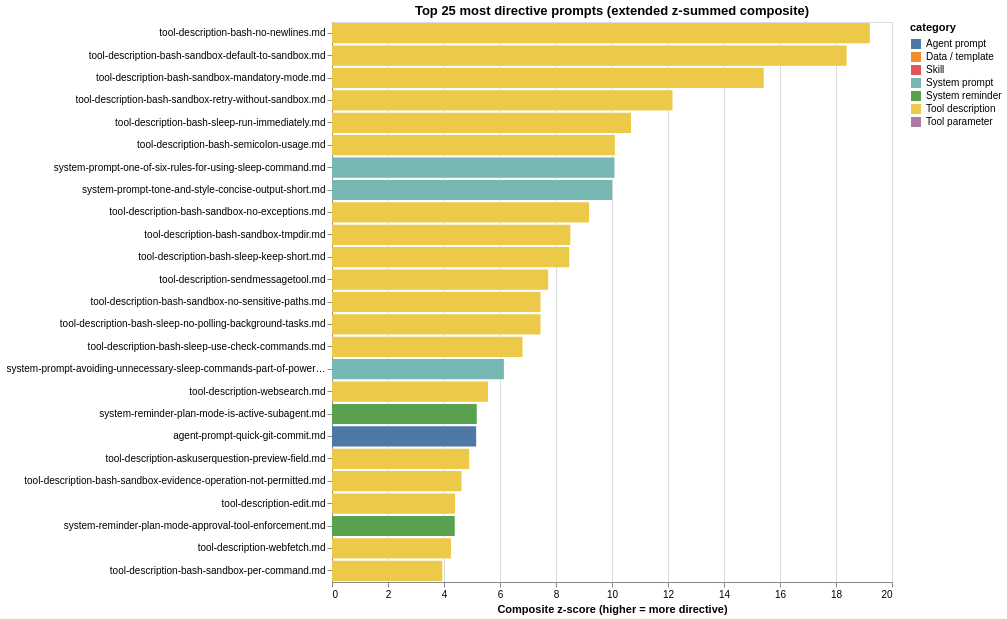

Notebook code cell kept with this figure:
### Markdown cell above
### Top-25 most directive prompts

The composite **directiveness z-score** sums eight z-scored signals:
- **Adds** (emphatic features): `mood_marker_pct`, `hard_prohibitions_pct`, `caps_imp_pct`, `directive_sent_pct`, `configuring_sent_pct`.
- **Subtracts** (softening features): `collaborative_sent_pct`, `permissive_sent_pct`, `appreciative_sent_pct`.

Reads on a relative scale: a file at z = +5 is "five standard deviations more directive than the corpus average"; a file at z = −3 is "three standard deviations *less* directive". A negative score is **not** "below zero in any literal sense" — it's just relatively soft, not bad.

Range observed in this corpus: **−6.13 to +18.94**. The bash-sandbox tool descriptions are the cluster at the top.

### Code cell
"""Top-25 most directive files by extended composite z-score.

Updated formula adds the new sentence_register signals:
  + directive_sent_pct      (raises authority)
  + configuring_sent_pct    (raises authority)
  - collaborative_sent_pct  (softens — interpersonal)
  - permissive_sent_pct     (softens — reader-agency / "you can")
  - appreciative_sent_pct   (softens — gratitude / praise)
"""

def zscore(s):
    s = s.astype(float)
    return (s - s.mean()) / (s.std(ddof=0) or 1.0)

alt_df["directiveness"] = (
    zscore(alt_df["mood_marker_pct"])
    + zscore(alt_df["hard_prohibitions_pct"])
    + zscore(alt_df["caps_imp_pct"])
    + zscore(alt_df["directive_sent_pct"])
    + zscore(alt_df["configuring_sent_pct"])
    - zscore(alt_df["collaborative_sent_pct"])
    - zscore(alt_df["permissive_sent_pct"])
    - zscore(alt_df["appreciative_sent_pct"])
)

top25 = (alt_df.nlargest(25, "directiveness")
              [["path", "category", "n_tokens", "directiveness",
                "mood_marker_pct", "hard_prohibitions_pct",
                "caps_imp_pct",
                "directive_sent_pct", "configuring_sent_pct",
                "collaborative_sent_pct", "permissive_sent_pct",
                "appreciative_sent_pct",
                "just_ratio"]]
              .reset_index(drop=True))

print(f"composite directiveness range: "
      f"{alt_df['directiveness'].min():.2f}  ↔  {alt_df['directiveness'].max():.2f}")
display(top25.style.background_gradient(subset=["directiveness"], cmap="Reds")
                   .format({"directiveness": "{:.2f}",
                            "mood_marker_pct": "{:.2f}",
                            "hard_prohibitions_pct": "{:.2f}",
                            "caps_imp_pct": "{:.2f}",
                            "directive_sent_pct": "{:.1f}",
                            "configuring_sent_pct": "{:.1f}",
                            "collaborative_sent_pct": "{:.1f}",
                            "permissive_sent_pct": "{:.1f}",
                            "appreciative_sent_pct": "{:.1f}",
                            "just_ratio": "{:.2f}"}))

top25_chart = (
    alt.Chart(top25)
    .mark_bar()
    .encode(
        x=alt.X("directiveness:Q", title="Composite z-score (higher = more directive)"),
        y=alt.Y("path:N", sort="-x", title=None,
                axis=alt.Axis(labelLimit=320)),
        color=alt.Color("category:N",
                         scale=alt.Scale(domain=_cat_domain, range=_cat_range)),
        tooltip=[
            alt.Tooltip("path:N"),
            alt.Tooltip("category:N"),
            alt.Tooltip("n_tokens:Q", format=","),
            alt.Tooltip("directiveness:Q", format=".2f"),
            alt.Tooltip("mood_marker_pct:Q",
                         title="imperative markers %", format=".2f"),
            alt.Tooltip("hard_prohibitions_pct:Q",
                         title="hard prohibitions %", format=".2f"),
            alt.Tooltip("caps_imp_pct:Q",
                         title="CAPS imperative %", format=".2f"),
            alt.Tooltip("directive_sent_pct:Q",
                         title="directive sent %", format=".1f"),
            alt.Tooltip("configuring_sent_pct:Q",
                         title="configuring sent %", format=".1f"),
            alt.Tooltip("collaborative_sent_pct:Q",
                         title="collab sent %", format=".1f"),
            alt.Tooltip("permissive_sent_pct:Q",
                         title="permissive sent %", format=".1f"),
            alt.Tooltip("just_ratio:Q", title="justification ratio", format=".2f"),
        ],
    )
    .properties(width=560, height=560,
                title="Top 25 most directive prompts (extended z-summed composite)")
)
top25_chart

### Figure 1 — Vega-Lite specification as saved in the notebook (floating-point values rounded to 4 significant figures)
{"config": {"view": {"continuousWidth": 300, "continuousHeight": 300}}, "data": {"name": "data-e0bbf477962315622115e840a8cbc9b6"}, "mark": {"type": "bar"}, "encoding": {"color": {"field": "category", "scale": {"domain": ["Agent prompt", "Data / template", "Skill", "System prompt", "System reminder", "Tool description", "Tool parameter"], "range": ["#4e79a7", "#f28e2c", "#e15759", "#76b7b2", "#59a14f", "#edc949", "#af7aa1"]}, "type": "nominal"}, "tooltip": [{"field": "path", "type": "nominal"}, {"field": "category", "type": "nominal"}, {"field": "n_tokens", "format": ",", "type": "quantitative"}, {"field": "directiveness", "format": ".2f", "type": "quantitative"}, {"field": "mood_marker_pct", "format": ".2f", "title": "imperative markers %", "type": "quantitative"}, {"field": "hard_prohibitions_pct", "format": ".2f", "title": "hard prohibitions %", "type": "quantitative"}, {"field": "caps_imp_pct", "format": ".2f", "title": "CAPS imperative %", "type": "quantitative"}, {"field": "directive_sent_pct", "format": ".1f", "title": "directive sent %", "type": "quantitative"}, {"field": "configuring_sent_pct", "format": ".1f", "title": "configuring sent %", "type": "quantitative"}, {"field": "collaborative_sent_pct", "format": ".1f", "title": "collab sent %", "type": "quantitative"}, {"field": "permissive_sent_pct", "format": ".1f", "title": "permissive sent %", "type": "quantitative"}, {"field": "just_ratio", "format": ".2f", "title": "justification ratio", "type": "quantitative"}], "x": {"field": "directiveness", "title": "Composite z-score (higher = more directive)", "type": "quantitative"}, "y": {"axis": {"labelLimit": 320}, "field": "path", "sort": "-x", "title": null, "type": "nominal"}}, "height": 560, "title": "Top 25 most directive prompts (extended z-summed composite)", "width": 560, "$schema": "https://vega.github.io/schema/vega-lite/v6.4.1.json", "datasets": {"data-e0bbf477962315622115e840a8cbc9b6": [{"path": "tool-description-bash-no-newlines.md", "category": "Tool description", "n_tokens": 16, "directiveness": 19.21, "mood_marker_pct": 6.25, "hard_prohibitions_pct": 6.25, "caps_imp_pct": 6.25, "directive_sent_pct": 100.0, "configuring_sent_pct": 0.0, "collaborative_sent_pct": 0.0, "permissive_sent_pct": 0.0, "appreciative_sent_pct": 0.0, "just_ratio": 0.0}, {"path": "tool-description-bash-sandbox-default-to-sandbox.md", "category": "Tool description", "n_tokens": 18, "directiveness": 18.38, "mood_marker_pct": 16.67, "hard_prohibitions_pct": 5.556, "caps_imp_pct": 0.0, "directive_sent_pct": 100.0, "configuring_sent_pct": 50.0, "collaborative_sent_pct": 0.0, "permissive_sent_pct": 0.0, "appreciative_sent_pct": 0.0, "just_ratio": 0.0}, {"path": "tool-description-bash-sandbox-mandatory-mode.md", "category": "Tool description", "n_tokens": 15, "directiveness": 15.42, "mood_marker_pct": 6.667, "hard_prohibitions_pct": 0.0, "caps_imp_pct": 6.667, "directive_sent_pct": 100.0, "configuring_sent_pct": 0.0, "collaborative_sent_pct": 0.0, "permissive_sent_pct": 0.0, "appreciative_sent_pct": 0.0, "just_ratio": 0.0}, {"path": "tool-description-bash-sandbox-retry-without-sandbox.md", "category": "Tool description", "n_tokens": 12, "directiveness": 12.16, "mood_marker_pct": 8.333, "hard_prohibitions_pct": 8.333, "caps_imp_pct": 0.0, "directive_sent_pct": 100.0, "configuring_sent_pct": 0.0, "collaborative_sent_pct": 0.0, "permissive_sent_pct": 0.0, "appreciative_sent_pct": 0.0, "just_ratio": 0.0}, {"path": "tool-description-bash-sleep-run-immediately.md", "category": "Tool description", "n_tokens": 14, "directiveness": 10.68, "mood_marker_pct": 7.143, "hard_prohibitions_pct": 7.143, "caps_imp_pct": 0.0, "directive_sent_pct": 100.0, "configuring_sent_pct": 0.0, "collaborative_sent_pct": 0.0, "permissive_sent_pct": 0.0, "appreciative_sent_pct": 0.0, "just_ratio": 0.0}, {"path": "tool-description-bash-semicolon-usage.md", "category": "Tool description", "n_tokens": 21, "directiveness": 10.1, "mood_marker_pct": 9.524, "hard_prohibitions_pct": 4.762, "caps_imp_pct": 0.0, "directive_sent_pct": 100.0, "configuring_sent_pct": 0.0, "collaborative_sent_pct": 0.0, "permissive_sent_pct": 0.0, "appreciative_sent_pct": 0.0, "just_ratio": 0.0}, {"path": "system-prompt-one-of-six-rules-for-using-sleep-command.md", "category": "System prompt", "n_tokens": 15, "directiveness": 10.09, "mood_marker_pct": 6.667, "hard_prohibitions_pct": 6.667, "caps_imp_pct": 0.0, "directive_sent_pct": 100.0, "configuring_sent_pct": 0.0, "collaborative_sent_pct": 0.0, "permissive_sent_pct": 0.0, "appreciative_sent_pct": 0.0, "just_ratio": 0.0}, {"path": "system-prompt-tone-and-style-concise-output-short.md", "category": "System prompt", "n_tokens": 8, "directiveness": 10.01, "mood_marker_pct": 0.0, "hard_prohibitions_pct": 0.0, "caps_imp_pct": 0.0, "directive_sent_pct": 100.0, "configuring_sent_pct": 100.0, "collaborative_sent_pct": 0.0, "permissive_sent_pct": 0.0, "appreciative_sent_pct": 0.0, "just_ratio": 0.0}, {"path": "tool-description-bash-sandbox-no-exceptions.md", "category": "Tool description", "n_tokens": 11, "directiveness": 9.181, "mood_marker_pct": 9.091, "hard_prohibitions_pct": 9.091, "caps_imp_pct": 0.0, "directive_sent_pct": 0.0, "configuring_sent_pct": 0.0, "collaborative_sent_pct": 0.0, "permissive_sent_pct": 0.0, "appreciative_sent_pct": 0.0, "just_ratio": 0.0}, {"path": "tool-description-bash-sandbox-tmpdir.md", "category": "Tool description", "n_tokens": 33, "directiveness": 8.512, "mood_marker_pct": 6.061, "hard_prohibitions_pct": 3.03, "caps_imp_pct": 0.0, "directive_sent_pct": 66.67, "configuring_sent_pct": 33.33, "collaborative_sent_pct": 0.0, "permissive_sent_pct": 0.0, "appreciative_sent_pct": 0.0, "just_ratio": 0.0}, {"path": "tool-description-bash-sleep-keep-short.md", "category": "Tool description", "n_tokens": 15, "directiveness": 8.475, "mood_marker_pct": 13.33, "hard_prohibitions_pct": 0.0, "caps_imp_pct": 0.0, "directive_sent_pct": 100.0, "configuring_sent_pct": 0.0, "collaborative_sent_pct": 0.0, "permissive_sent_pct": 0.0, "appreciative_sent_pct": 0.0, "just_ratio": 0.333}, {"path": "tool-description-sendmessagetool.md", "category": "Tool description", "n_tokens": 149, "directiveness": 7.721, "mood_marker_pct": 4.698, "hard_prohibitions_pct": 3.356, "caps_imp_pct": 0.6711, "directive_sent_pct": 75.0, "configuring_sent_pct": 12.5, "collaborative_sent_pct": 0.0, "permissive_sent_pct": 0.0, "appreciative_sent_pct": 0.0, "just_ratio": 0.0}, {"path": "tool-description-bash-sandbox-no-sensitive-paths.md", "category": "Tool description", "n_tokens": 22, "directiveness": 7.447, "mood_marker_pct": 4.545, "hard_prohibitions_pct": 4.545, "caps_imp_pct": 0.0, "directive_sent_pct": 100.0, "configuring_sent_pct": 0.0, "collaborative_sent_pct": 0.0, "permissive_sent_pct": 0.0, "appreciative_sent_pct": 0.0, "just_ratio": 0.0}, {"path": "tool-description-bash-sleep-no-polling-background-tasks.md", "category": "Tool description", "n_tokens": 22, "directiveness": 7.447, "mood_marker_pct": 4.545, "hard_prohibitions_pct": 4.545, "caps_imp_pct": 0.0, "directive_sent_pct": 100.0, "configuring_sent_pct": 0.0, "collaborative_sent_pct": 0.0, "permissive_sent_pct": 0.0, "appreciative_sent_pct": 0.0, "just_ratio": 0.0}, {"path": "tool-description-bash-sleep-use-check-commands.md", "category": "Tool description", "n_tokens": 20, "directiveness": 6.804, "mood_marker_pct": 10.0, "hard_prohibitions_pct": 0.0, "caps_imp_pct": 0.0, "directive_sent_pct": 100.0, "configuring_sent_pct": 0.0, "collaborative_sent_pct": 0.0, "permissive_sent_pct": 0.0, "appreciative_sent_pct": 0.0, "just_ratio": 0.0}, {"path": "system-prompt-avoiding-unnecessary-sleep-commands-part-of-powershell-tool-description.md", "category": "System prompt", "n_tokens": 132, "directiveness": 6.139, "mood_marker_pct": 5.303, "hard_prohibitions_pct": 2.273, "caps_imp_pct": 0.0, "directive_sent_pct": 100.0, "configuring_sent_pct": 0.0, "collaborative_sent_pct": 0.0, "permissive_sent_pct": 0.0, "appreciative_sent_pct": 0.0, "just_ratio": 0.125}, {"path": "tool-description-websearch.md", "category": "Tool description", "n_tokens": 241, "directiveness": 5.571, "mood_marker_pct": 3.734, "hard_prohibitions_pct": 0.4149, "caps_imp_pct": 2.49, "directive_sent_pct": 42.86, "configuring_sent_pct": 0.0, "collaborative_sent_pct": 0.0, "permissive_sent_pct": 0.0, "appreciative_sent_pct": 0.0, "just_ratio": 0.0}, {"path": "system-reminder-plan-mode-is-active-subagent.md", "category": "System reminder", "n_tokens": 177, "directiveness": 5.169, "mood_marker_pct": 4.52, "hard_prohibitions_pct": 1.13, "caps_imp_pct": 1.13, "directive_sent_pct": 62.5, "configuring_sent_pct": 0.0, "collaborative_sent_pct": 0.0, "permissive_sent_pct": 0.0, "appreciative_sent_pct": 0.0, "just_ratio": 0.111}, {"path": "agent-prompt-quick-git-commit.md", "category": "Agent prompt", "n_tokens": 373, "directiveness": 5.149, "mood_marker_pct": 2.949, "hard_prohibitions_pct": 2.145, "caps_imp_pct": 1.341, "directive_sent_pct": 54.55, "configuring_sent_pct": 0.0, "collaborative_sent_pct": 0.0, "permissive_sent_pct": 0.0, "appreciative_sent_pct": 0.0, "just_ratio": 0.083}, {"path": "tool-description-askuserquestion-preview-field.md", "category": "Tool description", "n_tokens": 104, "directiveness": 4.901, "mood_marker_pct": 1.923, "hard_prohibitions_pct": 0.9615, "caps_imp_pct": 0.0, "directive_sent_pct": 66.67, "configuring_sent_pct": 33.33, "collaborative_sent_pct": 0.0, "permissive_sent_pct": 0.0, "appreciative_sent_pct": 0.0, "just_ratio": 0.0}, {"path": "tool-description-bash-sandbox-evidence-operation-not-permitted.md", "category": "Tool description", "n_tokens": 11, "directiveness": 4.624, "mood_marker_pct": 0.0, "hard_prohibitions_pct": 9.091, "caps_imp_pct": 0.0, "directive_sent_pct": 0.0, "configuring_sent_pct": 0.0, "collaborative_sent_pct": 0.0, "permissive_sent_pct": 0.0, "appreciative_sent_pct": 0.0, "just_ratio": 0.0}, {"path": "tool-description-edit.md", "category": "Tool description", "n_tokens": 140, "directiveness": 4.396, "mood_marker_pct": 3.571, "hard_prohibitions_pct": 1.429, "caps_imp_pct": 1.429, "directive_sent_pct": 37.5, "configuring_sent_pct": 0.0, "collaborative_sent_pct": 0.0, "permissive_sent_pct": 0.0, "appreciative_sent_pct": 0.0, "just_ratio": 0.0}, {"path": "system-reminder-plan-mode-approval-tool-enforcement.md", "category": "System reminder", "n_tokens": 169, "directiveness": 4.383, "mood_marker_pct": 3.55, "hard_prohibitions_pct": 1.183, "caps_imp_pct": 0.5917, "directive_sent_pct": 75.0, "configuring_sent_pct": 0.0, "collaborative_sent_pct": 0.0, "permissive_sent_pct": 0.0, "appreciative_sent_pct": 0.0, "just_ratio": 0.0}, {"path": "tool-description-webfetch.md", "category": "Tool description", "n_tokens": 248, "directiveness": 4.249, "mood_marker_pct": 0.8065, "hard_prohibitions_pct": 0.0, "caps_imp_pct": 0.4032, "directive_sent_pct": 66.67, "configuring_sent_pct": 33.33, "collaborative_sent_pct": 0.0, "permissive_sent_pct": 0.0, "appreciative_sent_pct": 0.0, "just_ratio": 0.0}, {"path": "tool-description-bash-sandbox-per-command.md", "category": "Tool description", "n_tokens": 31, "directiveness": 3.938, "mood_marker_pct": 0.0, "hard_prohibitions_pct": 0.0, "caps_imp_pct": 0.0, "directive_sent_pct": 50.0, "configuring_sent_pct": 50.0, "collaborative_sent_pct": 0.0, "permissive_sent_pct": 0.0, "appreciative_sent_pct": 0.0, "just_ratio": 0.0}]}}
